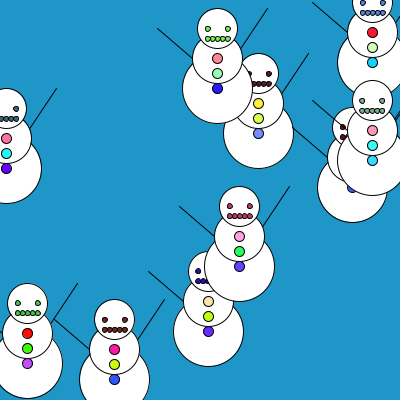
Frame 1 (no input)
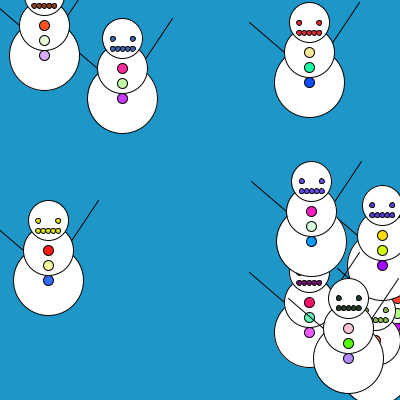
Frame 60 (the mouse pressed at the canvas centre just before this capture)
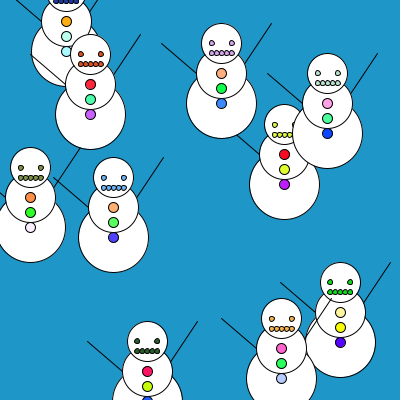
Frame 120 (the mouse held since frame 60 and released just before this capture)

The Processing sketch that drew these frames (run headless with seeded random() and noise(); from frame 60 on, the mouse is pressed at the canvas centre):

// Processing sketch: processing_49425
// ── processing_49425.pde

float x = 100;
float y = 300;


void setup() {
  size (400, 400);
  smooth ();
  //----------------------------------- CONSOL MESSAGE
  println("Walking in a winter wonderland!");
}

void draw() {

  background (30, 150, 200);

  
  for (int i = 0; i < 10; i++) {
    
     drawMonster (random (400),  random (400)); 
        
  }
  
  
}

void drawMonster (float x, float y) {
  
 // x = random (400);
 // y = random (400);
  
  //----------------------------------- RECTANGLE
  rectMode (CENTER);

  //----------------------------------- LINES
  line (x-25, y, x-60, y-30);
  line (x, y+25, x+50, y-50);

  //----------------------------------- CIRCLES
  ellipseMode (CENTER);
  fill(255);
  ellipse (x, y+30, 70, 70);
  ellipse (x, y, 50, 50);
  ellipse (x, y-30, 40, 40);

  fill (0);
  
  fill (255, random(255), random(255));
  ellipse (x, y, 10, 10);
  fill (random(255), 255, random(255));
  ellipse (x, y+15, 10, 10);
  fill (random(255), random(255), 255);
  ellipse (x, y+30, 10, 10);
  
  fill (random(255), random(255), random(255));
  ellipse (x-10, y-30, 5, 5);
  ellipse (x+10, y-30, 5, 5);

  //----------------------------------- Mouth
  
  for (int i = 10; i <= 30; i += 5) {
     ellipse (i+x-20, y-20, 5, 5);    
  }
  
}
